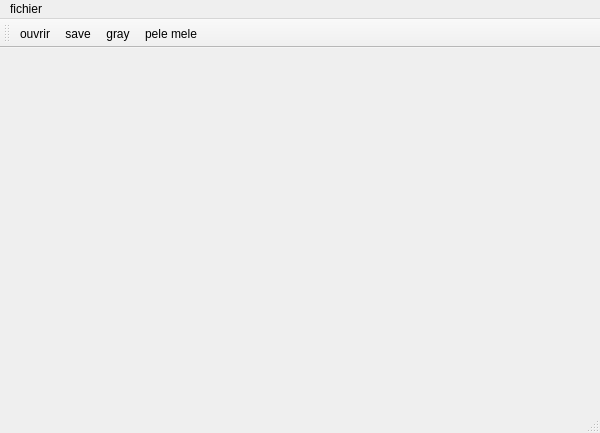
<?xml version="1.0" encoding="UTF-8"?>
<ui version="4.0">
 <class>MainWindow</class>
 <widget class="QMainWindow" name="MainWindow">
  <property name="geometry">
   <rect>
    <x>0</x>
    <y>0</y>
    <width>600</width>
    <height>433</height>
   </rect>
  </property>
  <property name="windowTitle">
   <string>MainWindow</string>
  </property>
  <widget class="QWidget" name="centralWidget">
   <layout class="QVBoxLayout" name="verticalLayout"/>
  </widget>
  <widget class="QMenuBar" name="menuBar">
   <property name="geometry">
    <rect>
     <x>0</x>
     <y>0</y>
     <width>600</width>
     <height>22</height>
    </rect>
   </property>
   <widget class="QMenu" name="menuFichier">
    <property name="title">
     <string>fichier</string>
    </property>
    <addaction name="actionGray"/>
    <addaction name="actionPele_mele"/>
    <addaction name="actionOuvrir"/>
   </widget>
   <addaction name="menuFichier"/>
  </widget>
  <widget class="QToolBar" name="mainToolBar">
   <attribute name="toolBarArea">
    <enum>TopToolBarArea</enum>
   </attribute>
   <attribute name="toolBarBreak">
    <bool>false</bool>
   </attribute>
   <addaction name="actionOuvrir"/>
   <addaction name="actionSave"/>
   <addaction name="actionGray"/>
   <addaction name="actionPele_mele"/>
  </widget>
  <widget class="QStatusBar" name="statusBar"/>
  <action name="actionSave">
   <property name="icon">
    <iconset resource="ressource.qrc">
     <normaloff>:/new/prefix1/save.png</normaloff>:/new/prefix1/save.png</iconset>
   </property>
   <property name="text">
    <string>save</string>
   </property>
   <property name="shortcut">
    <string>Ctrl+S</string>
   </property>
  </action>
  <action name="actionGray">
   <property name="icon">
    <iconset resource="ressource.qrc">
     <normaloff>:/new/prefix1/grey.png</normaloff>:/new/prefix1/grey.png</iconset>
   </property>
   <property name="text">
    <string>gray</string>
   </property>
   <property name="shortcut">
    <string>Ctrl+G</string>
   </property>
  </action>
  <action name="actionPele_mele">
   <property name="icon">
    <iconset resource="ressource.qrc">
     <normaloff>:/new/prefix1/peleMele.png</normaloff>:/new/prefix1/peleMele.png</iconset>
   </property>
   <property name="text">
    <string>pele mele</string>
   </property>
  </action>
  <action name="actionOuvrir">
   <property name="icon">
    <iconset resource="ressource.qrc">
     <normaloff>:/new/prefix1/upload.png</normaloff>:/new/prefix1/upload.png</iconset>
   </property>
   <property name="text">
    <string>ouvrir</string>
   </property>
   <property name="shortcut">
    <string>O</string>
   </property>
  </action>
 </widget>
 <layoutdefault spacing="6" margin="11"/>
 <resources>
  <include location="ressource.qrc"/>
 </resources>
 <connections/>
</ui>
